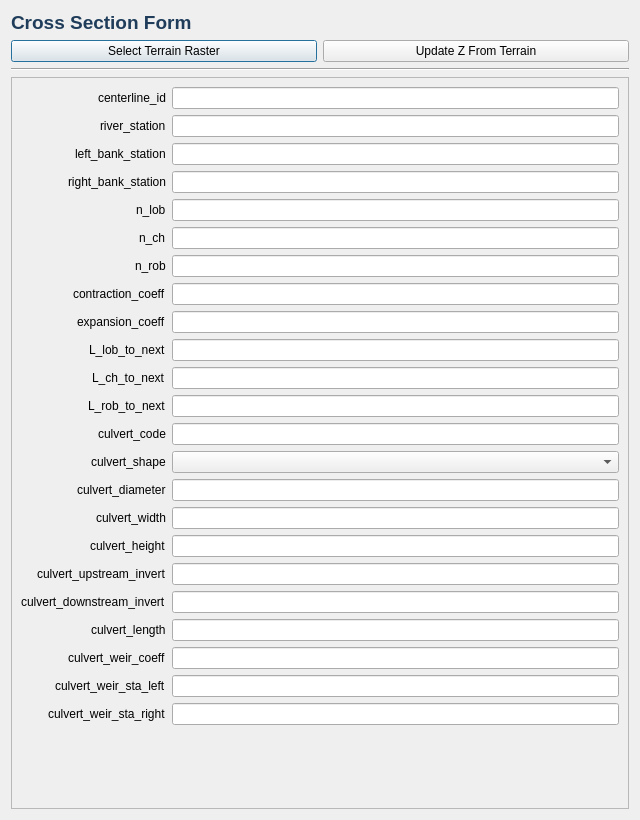
<?xml version="1.0" encoding="UTF-8"?>
<ui version="4.0">
 <class>BackwaterCrossSectionsForm</class>
 <widget class="QDialog" name="BackwaterCrossSectionsForm">
  <property name="geometry">
   <rect>
    <x>0</x>
    <y>0</y>
    <width>640</width>
    <height>820</height>
   </rect>
  </property>
  <property name="windowTitle">
   <string>Backwater Cross Section</string>
  </property>
  <layout class="QVBoxLayout" name="verticalLayout">
   <item>
    <widget class="QLabel" name="label_header">
     <property name="text">
      <string>Cross Section Form</string>
     </property>
     <property name="styleSheet">
      <string notr="true">font-size: 14pt; font-weight: 700; color: #1f3d5a;</string>
     </property>
    </widget>
   </item>
   <item>
    <layout class="QHBoxLayout" name="actionButtonsLayout">
     <item>
      <widget class="QPushButton" name="btn_select_terrain">
       <property name="text">
        <string>Select Terrain Raster</string>
       </property>
      </widget>
     </item>
     <item>
      <widget class="QPushButton" name="btn_update_z">
       <property name="text">
        <string>Update Z From Terrain</string>
       </property>
      </widget>
     </item>
    </layout>
   </item>
   <item>
    <widget class="Line" name="line">
     <property name="orientation">
      <enum>Qt::Horizontal</enum>
     </property>
    </widget>
   </item>
   <item>
    <widget class="QScrollArea" name="scrollArea">
     <property name="widgetResizable">
      <bool>true</bool>
     </property>
     <widget class="QWidget" name="scrollAreaWidgetContents">
      <property name="geometry">
       <rect>
        <x>0</x>
        <y>0</y>
        <width>612</width>
        <height>1200</height>
       </rect>
      </property>
      <layout class="QFormLayout" name="formLayout">
       <property name="labelAlignment">
        <set>Qt::AlignRight|Qt::AlignTrailing|Qt::AlignVCenter</set>
       </property>
       <item row="0" column="0"><widget class="QLabel" name="lbl_centerline_id"><property name="text"><string>centerline_id</string></property></widget></item>
       <item row="0" column="1"><widget class="QLineEdit" name="centerline_id"/></item>
       <item row="1" column="0"><widget class="QLabel" name="lbl_river_station"><property name="text"><string>river_station</string></property></widget></item>
       <item row="1" column="1"><widget class="QLineEdit" name="river_station"/></item>
       <item row="2" column="0"><widget class="QLabel" name="lbl_left_bank_station"><property name="text"><string>left_bank_station</string></property></widget></item>
       <item row="2" column="1"><widget class="QLineEdit" name="left_bank_station"/></item>
       <item row="3" column="0"><widget class="QLabel" name="lbl_right_bank_station"><property name="text"><string>right_bank_station</string></property></widget></item>
       <item row="3" column="1"><widget class="QLineEdit" name="right_bank_station"/></item>
       <item row="4" column="0"><widget class="QLabel" name="lbl_n_lob"><property name="text"><string>n_lob</string></property></widget></item>
       <item row="4" column="1"><widget class="QLineEdit" name="n_lob"/></item>
       <item row="5" column="0"><widget class="QLabel" name="lbl_n_ch"><property name="text"><string>n_ch</string></property></widget></item>
       <item row="5" column="1"><widget class="QLineEdit" name="n_ch"/></item>
       <item row="6" column="0"><widget class="QLabel" name="lbl_n_rob"><property name="text"><string>n_rob</string></property></widget></item>
       <item row="6" column="1"><widget class="QLineEdit" name="n_rob"/></item>
       <item row="7" column="0"><widget class="QLabel" name="lbl_contraction_coeff"><property name="text"><string>contraction_coeff</string></property></widget></item>
       <item row="7" column="1"><widget class="QLineEdit" name="contraction_coeff"/></item>
       <item row="8" column="0"><widget class="QLabel" name="lbl_expansion_coeff"><property name="text"><string>expansion_coeff</string></property></widget></item>
       <item row="8" column="1"><widget class="QLineEdit" name="expansion_coeff"/></item>
       <item row="9" column="0"><widget class="QLabel" name="lbl_L_lob_to_next"><property name="text"><string>L_lob_to_next</string></property></widget></item>
       <item row="9" column="1"><widget class="QLineEdit" name="L_lob_to_next"/></item>
       <item row="10" column="0"><widget class="QLabel" name="lbl_L_ch_to_next"><property name="text"><string>L_ch_to_next</string></property></widget></item>
       <item row="10" column="1"><widget class="QLineEdit" name="L_ch_to_next"/></item>
       <item row="11" column="0"><widget class="QLabel" name="lbl_L_rob_to_next"><property name="text"><string>L_rob_to_next</string></property></widget></item>
       <item row="11" column="1"><widget class="QLineEdit" name="L_rob_to_next"/></item>
       <item row="12" column="0"><widget class="QLabel" name="lbl_culvert_code"><property name="text"><string>culvert_code</string></property></widget></item>
       <item row="12" column="1"><widget class="QLineEdit" name="culvert_code"/></item>
       <item row="13" column="0"><widget class="QLabel" name="lbl_culvert_shape"><property name="text"><string>culvert_shape</string></property></widget></item>
       <item row="13" column="1">
        <widget class="QComboBox" name="culvert_shape">
         <item><property name="text"><string></string></property></item>
         <item><property name="text"><string>circular</string></property></item>
         <item><property name="text"><string>rect</string></property></item>
        </widget>
       </item>
       <item row="14" column="0"><widget class="QLabel" name="lbl_culvert_diameter"><property name="text"><string>culvert_diameter</string></property></widget></item>
       <item row="14" column="1"><widget class="QLineEdit" name="culvert_diameter"/></item>
       <item row="15" column="0"><widget class="QLabel" name="lbl_culvert_width"><property name="text"><string>culvert_width</string></property></widget></item>
       <item row="15" column="1"><widget class="QLineEdit" name="culvert_width"/></item>
       <item row="16" column="0"><widget class="QLabel" name="lbl_culvert_height"><property name="text"><string>culvert_height</string></property></widget></item>
       <item row="16" column="1"><widget class="QLineEdit" name="culvert_height"/></item>
       <item row="17" column="0"><widget class="QLabel" name="lbl_culvert_upstream_invert"><property name="text"><string>culvert_upstream_invert</string></property></widget></item>
       <item row="17" column="1"><widget class="QLineEdit" name="culvert_upstream_invert"/></item>
       <item row="18" column="0"><widget class="QLabel" name="lbl_culvert_downstream_invert"><property name="text"><string>culvert_downstream_invert</string></property></widget></item>
       <item row="18" column="1"><widget class="QLineEdit" name="culvert_downstream_invert"/></item>
       <item row="19" column="0"><widget class="QLabel" name="lbl_culvert_length"><property name="text"><string>culvert_length</string></property></widget></item>
       <item row="19" column="1"><widget class="QLineEdit" name="culvert_length"/></item>
       <item row="20" column="0"><widget class="QLabel" name="lbl_culvert_weir_coeff"><property name="text"><string>culvert_weir_coeff</string></property></widget></item>
       <item row="20" column="1"><widget class="QLineEdit" name="culvert_weir_coeff"/></item>
       <item row="21" column="0"><widget class="QLabel" name="lbl_culvert_weir_sta_left"><property name="text"><string>culvert_weir_sta_left</string></property></widget></item>
       <item row="21" column="1"><widget class="QLineEdit" name="culvert_weir_sta_left"/></item>
       <item row="22" column="0"><widget class="QLabel" name="lbl_culvert_weir_sta_right"><property name="text"><string>culvert_weir_sta_right</string></property></widget></item>
       <item row="22" column="1"><widget class="QLineEdit" name="culvert_weir_sta_right"/></item>
      </layout>
     </widget>
    </widget>
   </item>
  </layout>
 </widget>
 <resources/>
 <connections/>
</ui>
